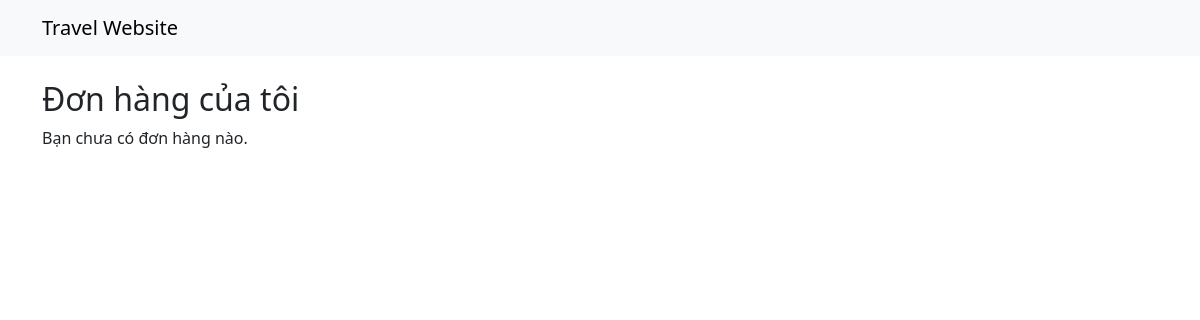
The page /orders/ (signed in) on the database as committed earlier.
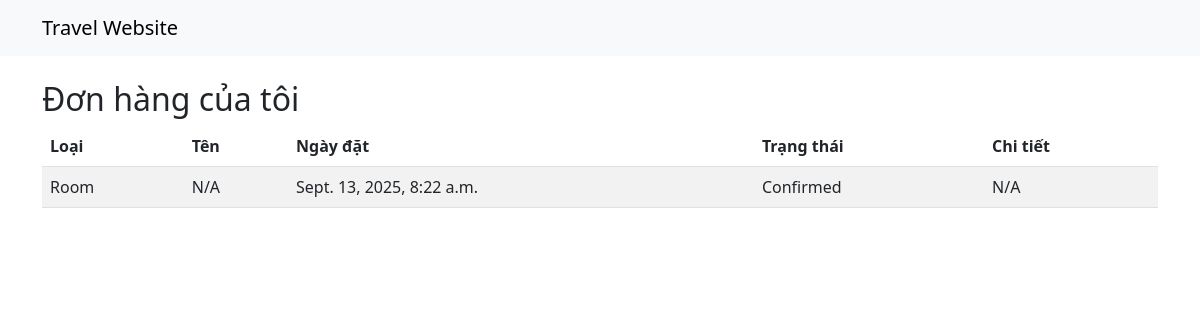
The same page on the database as committed later.
### home/models.py (models this page shows, shortened)
class Booking(models.Model):
    BOOKING_STATUS_CHOICES = [
        ('pending', 'Pending'),
        ('confirmed', 'Confirmed'),
        ('cancelled', 'Cancelled'),
        ('completed', 'Completed'),
    ]
    user = models.ForeignKey(User, on_delete=models.CASCADE, related_name='bookings')
    booking_type = models.CharField(max_length=20, choices=[
        ('hotel', 'Hotel'),
        ('flight', 'Flight'),
        ('tour', 'Tour'),
        ('car', 'Car Transfer')
    ])
    hotel = models.ForeignKey(Hotel, on_delete=models.CASCADE, blank=True, null=True)
    flight = models.ForeignKey(FlightTicket, on_delete=models.CASCADE, blank=True, null=True)
    tour = models.ForeignKey(Tour, on_delete=models.CASCADE, blank=True, null=True)
    car = models.ForeignKey(CarTransfer, on_delete=models.CASCADE, blank=True, null=True)
    booking_date = models.DateTimeField(auto_now_add=True)
    check_in_date = models.DateField(blank=True, null=True)
    check_out_date = models.DateField(blank=True, null=True)
    number_of_guests = models.IntegerField(default=1)
    special_requests = models.TextField(blank=True)
    promotion = models.ForeignKey(Promotion, on_delete=models.SET_NULL, blank=True, null=True)
    total_price = models.DecimalField(max_digits=10, decimal_places=2, default=0)
    status = models.CharField(max_length=20, choices=BOOKING_STATUS_CHOICES, default='pending')

### home/views.py (the view)
# urls.py: path('orders/', views.user_orders, name='orders'),
@login_required
def user_orders(request):
    bookings = Booking.objects.filter(user=request.user).order_by('-booking_date')
    context = {
        'bookings': bookings,
    }
    return render(request, 'home/orders.html', context)

### home/templates/home/orders.html (shortened to what this page needs)
<!DOCTYPE html>
<html lang="en">
<head>
    <link href="https://cdn.jsdelivr.net/npm/bootstrap@5.3.0/dist/css/bootstrap.min.css" rel="stylesheet" />
</head>
<body>
<nav class="navbar navbar-expand-lg navbar-light bg-light">
  <div class="container">
    <a class="navbar-brand" href="{% url 'home:home' %}">Travel Website</a>
  </div>
</nav>
<div class="container mt-4">
  <h2>Đơn hàng của tôi</h2>
  {% if bookings %}
    <table class="table table-striped">
      <thead>
        <tr>
          <th>Loại</th>
          <th>Tên</th>
          <th>Ngày đặt</th>
          <th>Trạng thái</th>
          <th>Chi tiết</th>
        </tr>
      </thead>
      <tbody>
        {% for booking in bookings %}
        <tr>
          <td>{{ booking.booking_type|title }}</td>
          <td>
            {% if booking.booking_type == 'hotel' and booking.hotel %}
              {{ booking.hotel.name }}
            {% elif booking.booking_type == 'flight' and booking.flight %}
              {{ booking.flight.flight_number }}
            {% else %}
              N/A
            {% endif %}
          </td>
          <td>{{ booking.booking_date }}</td>
          <td>{{ booking.status|title }}</td>
          <td>
            {% if booking.booking_type == 'hotel' and booking.hotel %}
              <a href="{% url 'home:detail' item_type='hotel' item_id=booking.hotel.id %}">Xem</a>
            {% elif booking.booking_type == 'flight' and booking.flight %}
              <a href="{% url 'home:detail' item_type='flight' item_id=booking.flight.id %}">Xem</a>
            {% else %}
              N/A
            {% endif %}
          </td>
        </tr>
        {% endfor %}
      </tbody>
    </table>
  {% else %}
    <p>Bạn chưa có đơn hàng nào.</p>
  {% endif %}
</div>
</body>
</html>

Rows that differ between the two databases and show on the page:
added Booking: booking_type "Room", shows "N/A", booking_date "Sept. 13, 2025, 8:22 a.m.", status "Confirmed"
Other text that changed with them:
text no longer shown: "Bạn chưa có đơn hàng nào."
text now shown: "Loại Tên Ngày đặt Trạng thái Chi tiết"
